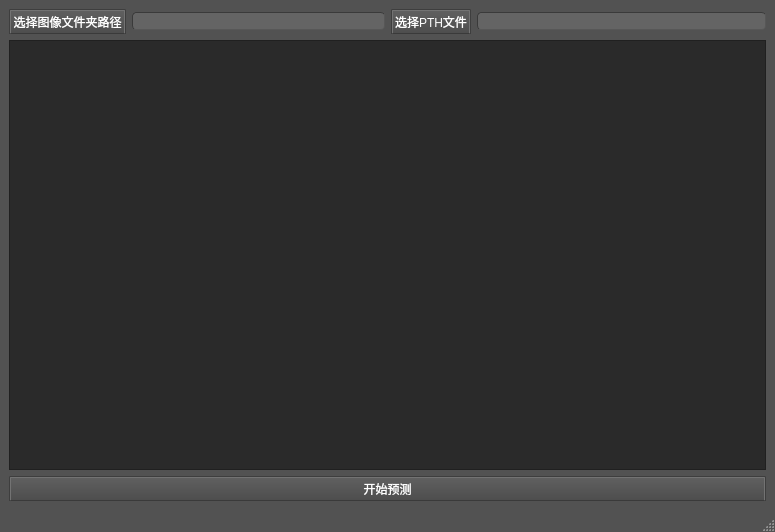
<?xml version="1.0" encoding="UTF-8"?>
<ui version="4.0">
 <class>MainWindow</class>
 <widget class="QMainWindow" name="MainWindow">
  <property name="geometry">
   <rect>
    <x>0</x>
    <y>0</y>
    <width>775</width>
    <height>532</height>
   </rect>
  </property>
  <property name="windowTitle">
   <string>MainWindow</string>
  </property>
  <property name="styleSheet">
   <string notr="true">/*
ElegantDark Style Sheet for QT Applications
Author: Jaime A. Quiroga P.
Company: GTRONICK
Last updated: 17/04/2018
Available at: https://github.com/GTRONICK/QSS/blob/master/ElegantDark.qss
*/
QMainWindow {
	background-color:rgb(82, 82, 82);
}
QTextEdit {
	background-color:rgb(42, 42, 42);
	color: rgb(0, 255, 0);
}
QPushButton{
	border-style: outset;
	border-width: 2px;
	border-top-color: qlineargradient(spread:pad, x1:0.5, y1:0.6, x2:0.5, y2:0.4, stop:0 rgba(115, 115, 115, 255), stop:1 rgba(62, 62, 62, 255));
	border-right-color: qlineargradient(spread:pad, x1:0.4, y1:0.5, x2:0.6, y2:0.5, stop:0 rgba(115, 115, 115, 255), stop:1 rgba(62, 62, 62, 255));
	border-left-color: qlineargradient(spread:pad, x1:0.6, y1:0.5, x2:0.4, y2:0.5, stop:0 rgba(115, 115, 115, 255), stop:1 rgba(62, 62, 62, 255));
	border-bottom-color: rgb(58, 58, 58);
	border-bottom-width: 1px;
	border-style: solid;
	color: rgb(255, 255, 255);
	padding: 2px;
	background-color: qlineargradient(spread:pad, x1:0.5, y1:1, x2:0.5, y2:0, stop:0 rgba(77, 77, 77, 255), stop:1 rgba(97, 97, 97, 255));
}
QPushButton:hover{
	border-style: outset;
	border-width: 2px;
	border-top-color: qlineargradient(spread:pad, x1:0.5, y1:0.6, x2:0.5, y2:0.4, stop:0 rgba(180, 180, 180, 255), stop:1 rgba(110, 110, 110, 255));
	border-right-color: qlineargradient(spread:pad, x1:0.4, y1:0.5, x2:0.6, y2:0.5, stop:0 rgba(180, 180, 180, 255), stop:1 rgba(110, 110, 110, 255));
	border-left-color: qlineargradient(spread:pad, x1:0.6, y1:0.5, x2:0.4, y2:0.5, stop:0 rgba(180, 180, 180, 255), stop:1 rgba(110, 110, 110, 255));
	border-bottom-color: rgb(115, 115, 115);
	border-bottom-width: 1px;
	border-style: solid;
	color: rgb(255, 255, 255);
	padding: 2px;
	background-color: qlineargradient(spread:pad, x1:0.5, y1:1, x2:0.5, y2:0, stop:0 rgba(107, 107, 107, 255), stop:1 rgba(157, 157, 157, 255));
}
QPushButton:pressed{
	border-style: outset;
	border-width: 2px;
	border-top-color: qlineargradient(spread:pad, x1:0.5, y1:0.6, x2:0.5, y2:0.4, stop:0 rgba(62, 62, 62, 255), stop:1 rgba(22, 22, 22, 255));
	border-right-color: qlineargradient(spread:pad, x1:0.4, y1:0.5, x2:0.6, y2:0.5, stop:0 rgba(115, 115, 115, 255), stop:1 rgba(62, 62, 62, 255));
	border-left-color: qlineargradient(spread:pad, x1:0.6, y1:0.5, x2:0.4, y2:0.5, stop:0 rgba(115, 115, 115, 255), stop:1 rgba(62, 62, 62, 255));
	border-bottom-color: rgb(58, 58, 58);
	border-bottom-width: 1px;
	border-style: solid;
	color: rgb(255, 255, 255);
	padding: 2px;
	background-color: qlineargradient(spread:pad, x1:0.5, y1:1, x2:0.5, y2:0, stop:0 rgba(77, 77, 77, 255), stop:1 rgba(97, 97, 97, 255));
}
QPushButton:disabled{
	border-style: outset;
	border-width: 2px;
	border-top-color: qlineargradient(spread:pad, x1:0.5, y1:0.6, x2:0.5, y2:0.4, stop:0 rgba(115, 115, 115, 255), stop:1 rgba(62, 62, 62, 255));
	border-right-color: qlineargradient(spread:pad, x1:0.4, y1:0.5, x2:0.6, y2:0.5, stop:0 rgba(115, 115, 115, 255), stop:1 rgba(62, 62, 62, 255));
	border-left-color: qlineargradient(spread:pad, x1:0.6, y1:0.5, x2:0.4, y2:0.5, stop:0 rgba(115, 115, 115, 255), stop:1 rgba(62, 62, 62, 255));
	border-bottom-color: rgb(58, 58, 58);
	border-bottom-width: 1px;
	border-style: solid;
	color: rgb(0, 0, 0);
	padding: 2px;
	background-color: qlineargradient(spread:pad, x1:0.5, y1:1, x2:0.5, y2:0, stop:0 rgba(57, 57, 57, 255), stop:1 rgba(77, 77, 77, 255));
}
QLineEdit {
	border-width: 1px; border-radius: 4px;
	border-color: rgb(58, 58, 58);
	border-style: inset;
	padding: 0 8px;
	color: rgb(255, 255, 255);
	background:rgb(100, 100, 100);
	selection-background-color: rgb(187, 187, 187);
	selection-color: rgb(60, 63, 65);
}
QLabel {
	color:rgb(255,255,255);	
}
QProgressBar {
	text-align: center;
	color: rgb(240, 240, 240);
	border-width: 1px; 
	border-radius: 10px;
	border-color: rgb(58, 58, 58);
	border-style: inset;
	background-color:rgb(77,77,77);
}
QProgressBar::chunk {
	background-color: qlineargradient(spread:pad, x1:0.5, y1:0.7, x2:0.5, y2:0.3, stop:0 rgba(87, 97, 106, 255), stop:1 rgba(93, 103, 113, 255));
	border-radius: 5px;
}
QMenuBar {
	background:rgb(82, 82, 82);
}
QMenuBar::item {
	color:rgb(223,219,210);
	spacing: 3px;
	padding: 1px 4px;
	background: transparent;
}

QMenuBar::item:selected {
	background:rgb(115, 115, 115);
}
QMenu::item:selected {
	color:rgb(255,255,255);
	border-width:2px;
	border-style:solid;
	padding-left:18px;
	padding-right:8px;
	padding-top:2px;
	padding-bottom:3px;
	background:qlineargradient(spread:pad, x1:0.5, y1:0.7, x2:0.5, y2:0.3, stop:0 rgba(87, 97, 106, 255), stop:1 rgba(93, 103, 113, 255));
	border-top-color: qlineargradient(spread:pad, x1:0.5, y1:0.6, x2:0.5, y2:0.4, stop:0 rgba(115, 115, 115, 255), stop:1 rgba(62, 62, 62, 255));
	border-right-color: qlineargradient(spread:pad, x1:0.4, y1:0.5, x2:0.6, y2:0.5, stop:0 rgba(115, 115, 115, 255), stop:1 rgba(62, 62, 62, 255));
	border-left-color: qlineargradient(spread:pad, x1:0.6, y1:0.5, x2:0.4, y2:0.5, stop:0 rgba(115, 115, 115, 255), stop:1 rgba(62, 62, 62, 255));
	border-bottom-color: rgb(58, 58, 58);
	border-bottom-width: 1px;
}
QMenu::item {
	color:rgb(223,219,210);
	background-color:rgb(78,78,78);
	padding-left:20px;
	padding-top:4px;
	padding-bottom:4px;
	padding-right:10px;
}
QMenu{
	background-color:rgb(78,78,78);
}
QTabWidget {
	color:rgb(0,0,0);
	background-color:rgb(247,246,246);
}
QTabWidget::pane {
		border-color: rgb(77,77,77);
		background-color:rgb(101,101,101);
		border-style: solid;
		border-width: 1px;
    	border-radius: 6px;
}
QTabBar::tab {
	padding:2px;
	color:rgb(250,250,250);
  	background-color: qlineargradient(spread:pad, x1:0.5, y1:1, x2:0.5, y2:0, stop:0 rgba(77, 77, 77, 255), stop:1 rgba(97, 97, 97, 255));
	border-style: solid;
	border-width: 2px;
  	border-top-right-radius:4px;
   border-top-left-radius:4px;
	border-top-color: qlineargradient(spread:pad, x1:0.5, y1:0.6, x2:0.5, y2:0.4, stop:0 rgba(115, 115, 115, 255), stop:1 rgba(95, 92, 93, 255));
	border-right-color: qlineargradient(spread:pad, x1:0.4, y1:0.5, x2:0.6, y2:0.5, stop:0 rgba(115, 115, 115, 255), stop:1 rgba(95, 92, 93, 255));
	border-left-color: qlineargradient(spread:pad, x1:0.6, y1:0.5, x2:0.4, y2:0.5, stop:0 rgba(115, 115, 115, 255), stop:1 rgba(95, 92, 93, 255));
	border-bottom-color: rgb(101,101,101);
}
QTabBar::tab:selected, QTabBar::tab:last:selected, QTabBar::tab:hover {
  	background-color:rgb(101,101,101);
  	margin-left: 0px;
  	margin-right: 1px;
}
QTabBar::tab:!selected {
    	margin-top: 1px;
		margin-right: 1px;
}
QCheckBox {
	color:rgb(223,219,210);
	padding: 2px;
}
QCheckBox:hover {
	border-radius:4px;
	border-style:solid;
	padding-left: 1px;
	padding-right: 1px;
	padding-bottom: 1px;
	padding-top: 1px;
	border-width:1px;
	border-color: rgb(87, 97, 106);
	background-color:qlineargradient(spread:pad, x1:0.5, y1:0.7, x2:0.5, y2:0.3, stop:0 rgba(87, 97, 106, 150), stop:1 rgba(93, 103, 113, 150));
}
QCheckBox::indicator:checked {
	border-radius:4px;
	border-style:solid;
	border-width:1px;
	border-color: rgb(180,180,180);
  	background-color:qlineargradient(spread:pad, x1:0.5, y1:0.7, x2:0.5, y2:0.3, stop:0 rgba(87, 97, 106, 255), stop:1 rgba(93, 103, 113, 255));
}
QCheckBox::indicator:unchecked {
	border-radius:4px;
	border-style:solid;
	border-width:1px;
	border-color: rgb(87, 97, 106);
  	background-color:rgb(255,255,255);
}
QStatusBar {
	color:rgb(240,240,240);
}</string>
  </property>
  <widget class="QWidget" name="centralwidget">
   <layout class="QGridLayout" name="gridLayout">
    <item row="0" column="0">
     <layout class="QHBoxLayout" name="horizontalLayout_2">
      <item>
       <widget class="QPushButton" name="pushButton">
        <property name="text">
         <string>选择图像文件夹路径</string>
        </property>
       </widget>
      </item>
      <item>
       <widget class="QLineEdit" name="lineEdit"/>
      </item>
     </layout>
    </item>
    <item row="0" column="1">
     <layout class="QHBoxLayout" name="horizontalLayout">
      <item>
       <widget class="QPushButton" name="pushButton_2">
        <property name="text">
         <string>选择PTH文件</string>
        </property>
       </widget>
      </item>
      <item>
       <widget class="QLineEdit" name="lineEdit_2"/>
      </item>
     </layout>
    </item>
    <item row="1" column="0" colspan="2">
     <widget class="QTextEdit" name="textEdit"/>
    </item>
    <item row="2" column="0" colspan="2">
     <widget class="QPushButton" name="pushButton_3">
      <property name="styleSheet">
       <string notr="true">/*
ElegantDark Style Sheet for QT Applications
Author: Jaime A. Quiroga P.
Company: GTRONICK
Last updated: 17/04/2018
Available at: https://github.com/GTRONICK/QSS/blob/master/ElegantDark.qss
*/
QMainWindow {
	background-color:rgb(82, 82, 82);
}
QTextEdit {
	background-color:rgb(42, 42, 42);
	color: rgb(0, 255, 0);
}
QPushButton{
	border-style: outset;
	border-width: 2px;
	border-top-color: qlineargradient(spread:pad, x1:0.5, y1:0.6, x2:0.5, y2:0.4, stop:0 rgba(115, 115, 115, 255), stop:1 rgba(62, 62, 62, 255));
	border-right-color: qlineargradient(spread:pad, x1:0.4, y1:0.5, x2:0.6, y2:0.5, stop:0 rgba(115, 115, 115, 255), stop:1 rgba(62, 62, 62, 255));
	border-left-color: qlineargradient(spread:pad, x1:0.6, y1:0.5, x2:0.4, y2:0.5, stop:0 rgba(115, 115, 115, 255), stop:1 rgba(62, 62, 62, 255));
	border-bottom-color: rgb(58, 58, 58);
	border-bottom-width: 1px;
	border-style: solid;
	color: rgb(255, 255, 255);
	padding: 2px;
	background-color: qlineargradient(spread:pad, x1:0.5, y1:1, x2:0.5, y2:0, stop:0 rgba(77, 77, 77, 255), stop:1 rgba(97, 97, 97, 255));
}
QPushButton:hover{
	border-style: outset;
	border-width: 2px;
	border-top-color: qlineargradient(spread:pad, x1:0.5, y1:0.6, x2:0.5, y2:0.4, stop:0 rgba(180, 180, 180, 255), stop:1 rgba(110, 110, 110, 255));
	border-right-color: qlineargradient(spread:pad, x1:0.4, y1:0.5, x2:0.6, y2:0.5, stop:0 rgba(180, 180, 180, 255), stop:1 rgba(110, 110, 110, 255));
	border-left-color: qlineargradient(spread:pad, x1:0.6, y1:0.5, x2:0.4, y2:0.5, stop:0 rgba(180, 180, 180, 255), stop:1 rgba(110, 110, 110, 255));
	border-bottom-color: rgb(115, 115, 115);
	border-bottom-width: 1px;
	border-style: solid;
	color: rgb(255, 255, 255);
	padding: 2px;
	background-color: qlineargradient(spread:pad, x1:0.5, y1:1, x2:0.5, y2:0, stop:0 rgba(107, 107, 107, 255), stop:1 rgba(157, 157, 157, 255));
}
QPushButton:pressed{
	border-style: outset;
	border-width: 2px;
	border-top-color: qlineargradient(spread:pad, x1:0.5, y1:0.6, x2:0.5, y2:0.4, stop:0 rgba(62, 62, 62, 255), stop:1 rgba(22, 22, 22, 255));
	border-right-color: qlineargradient(spread:pad, x1:0.4, y1:0.5, x2:0.6, y2:0.5, stop:0 rgba(115, 115, 115, 255), stop:1 rgba(62, 62, 62, 255));
	border-left-color: qlineargradient(spread:pad, x1:0.6, y1:0.5, x2:0.4, y2:0.5, stop:0 rgba(115, 115, 115, 255), stop:1 rgba(62, 62, 62, 255));
	border-bottom-color: rgb(58, 58, 58);
	border-bottom-width: 1px;
	border-style: solid;
	color: rgb(255, 255, 255);
	padding: 2px;
	background-color: qlineargradient(spread:pad, x1:0.5, y1:1, x2:0.5, y2:0, stop:0 rgba(77, 77, 77, 255), stop:1 rgba(97, 97, 97, 255));
}
QPushButton:disabled{
	border-style: outset;
	border-width: 2px;
	border-top-color: qlineargradient(spread:pad, x1:0.5, y1:0.6, x2:0.5, y2:0.4, stop:0 rgba(115, 115, 115, 255), stop:1 rgba(62, 62, 62, 255));
	border-right-color: qlineargradient(spread:pad, x1:0.4, y1:0.5, x2:0.6, y2:0.5, stop:0 rgba(115, 115, 115, 255), stop:1 rgba(62, 62, 62, 255));
	border-left-color: qlineargradient(spread:pad, x1:0.6, y1:0.5, x2:0.4, y2:0.5, stop:0 rgba(115, 115, 115, 255), stop:1 rgba(62, 62, 62, 255));
	border-bottom-color: rgb(58, 58, 58);
	border-bottom-width: 1px;
	border-style: solid;
	color: rgb(0, 0, 0);
	padding: 2px;
	background-color: qlineargradient(spread:pad, x1:0.5, y1:1, x2:0.5, y2:0, stop:0 rgba(57, 57, 57, 255), stop:1 rgba(77, 77, 77, 255));
}
QLineEdit {
	border-width: 1px; border-radius: 4px;
	border-color: rgb(58, 58, 58);
	border-style: inset;
	padding: 0 8px;
	color: rgb(255, 255, 255);
	background:rgb(100, 100, 100);
	selection-background-color: rgb(187, 187, 187);
	selection-color: rgb(60, 63, 65);
}
QLabel {
	color:rgb(255,255,255);	
}
QProgressBar {
	text-align: center;
	color: rgb(240, 240, 240);
	border-width: 1px; 
	border-radius: 10px;
	border-color: rgb(58, 58, 58);
	border-style: inset;
	background-color:rgb(77,77,77);
}
QProgressBar::chunk {
	background-color: qlineargradient(spread:pad, x1:0.5, y1:0.7, x2:0.5, y2:0.3, stop:0 rgba(87, 97, 106, 255), stop:1 rgba(93, 103, 113, 255));
	border-radius: 5px;
}
QMenuBar {
	background:rgb(82, 82, 82);
}
QMenuBar::item {
	color:rgb(223,219,210);
	spacing: 3px;
	padding: 1px 4px;
	background: transparent;
}

QMenuBar::item:selected {
	background:rgb(115, 115, 115);
}
QMenu::item:selected {
	color:rgb(255,255,255);
	border-width:2px;
	border-style:solid;
	padding-left:18px;
	padding-right:8px;
	padding-top:2px;
	padding-bottom:3px;
	background:qlineargradient(spread:pad, x1:0.5, y1:0.7, x2:0.5, y2:0.3, stop:0 rgba(87, 97, 106, 255), stop:1 rgba(93, 103, 113, 255));
	border-top-color: qlineargradient(spread:pad, x1:0.5, y1:0.6, x2:0.5, y2:0.4, stop:0 rgba(115, 115, 115, 255), stop:1 rgba(62, 62, 62, 255));
	border-right-color: qlineargradient(spread:pad, x1:0.4, y1:0.5, x2:0.6, y2:0.5, stop:0 rgba(115, 115, 115, 255), stop:1 rgba(62, 62, 62, 255));
	border-left-color: qlineargradient(spread:pad, x1:0.6, y1:0.5, x2:0.4, y2:0.5, stop:0 rgba(115, 115, 115, 255), stop:1 rgba(62, 62, 62, 255));
	border-bottom-color: rgb(58, 58, 58);
	border-bottom-width: 1px;
}
QMenu::item {
	color:rgb(223,219,210);
	background-color:rgb(78,78,78);
	padding-left:20px;
	padding-top:4px;
	padding-bottom:4px;
	padding-right:10px;
}
QMenu{
	background-color:rgb(78,78,78);
}
QTabWidget {
	color:rgb(0,0,0);
	background-color:rgb(247,246,246);
}
QTabWidget::pane {
		border-color: rgb(77,77,77);
		background-color:rgb(101,101,101);
		border-style: solid;
		border-width: 1px;
    	border-radius: 6px;
}
QTabBar::tab {
	padding:2px;
	color:rgb(250,250,250);
  	background-color: qlineargradient(spread:pad, x1:0.5, y1:1, x2:0.5, y2:0, stop:0 rgba(77, 77, 77, 255), stop:1 rgba(97, 97, 97, 255));
	border-style: solid;
	border-width: 2px;
  	border-top-right-radius:4px;
   border-top-left-radius:4px;
	border-top-color: qlineargradient(spread:pad, x1:0.5, y1:0.6, x2:0.5, y2:0.4, stop:0 rgba(115, 115, 115, 255), stop:1 rgba(95, 92, 93, 255));
	border-right-color: qlineargradient(spread:pad, x1:0.4, y1:0.5, x2:0.6, y2:0.5, stop:0 rgba(115, 115, 115, 255), stop:1 rgba(95, 92, 93, 255));
	border-left-color: qlineargradient(spread:pad, x1:0.6, y1:0.5, x2:0.4, y2:0.5, stop:0 rgba(115, 115, 115, 255), stop:1 rgba(95, 92, 93, 255));
	border-bottom-color: rgb(101,101,101);
}
QTabBar::tab:selected, QTabBar::tab:last:selected, QTabBar::tab:hover {
  	background-color:rgb(101,101,101);
  	margin-left: 0px;
  	margin-right: 1px;
}
QTabBar::tab:!selected {
    	margin-top: 1px;
		margin-right: 1px;
}
QCheckBox {
	color:rgb(223,219,210);
	padding: 2px;
}
QCheckBox:hover {
	border-radius:4px;
	border-style:solid;
	padding-left: 1px;
	padding-right: 1px;
	padding-bottom: 1px;
	padding-top: 1px;
	border-width:1px;
	border-color: rgb(87, 97, 106);
	background-color:qlineargradient(spread:pad, x1:0.5, y1:0.7, x2:0.5, y2:0.3, stop:0 rgba(87, 97, 106, 150), stop:1 rgba(93, 103, 113, 150));
}
QCheckBox::indicator:checked {
	border-radius:4px;
	border-style:solid;
	border-width:1px;
	border-color: rgb(180,180,180);
  	background-color:qlineargradient(spread:pad, x1:0.5, y1:0.7, x2:0.5, y2:0.3, stop:0 rgba(87, 97, 106, 255), stop:1 rgba(93, 103, 113, 255));
}
QCheckBox::indicator:unchecked {
	border-radius:4px;
	border-style:solid;
	border-width:1px;
	border-color: rgb(87, 97, 106);
  	background-color:rgb(255,255,255);
}
QStatusBar {
	color:rgb(240,240,240);
}</string>
      </property>
      <property name="text">
       <string>开始预测</string>
      </property>
     </widget>
    </item>
   </layout>
  </widget>
  <widget class="QMenuBar" name="menubar">
   <property name="geometry">
    <rect>
     <x>0</x>
     <y>0</y>
     <width>775</width>
     <height>20</height>
    </rect>
   </property>
  </widget>
  <widget class="QStatusBar" name="statusbar"/>
 </widget>
 <resources/>
 <connections/>
</ui>
